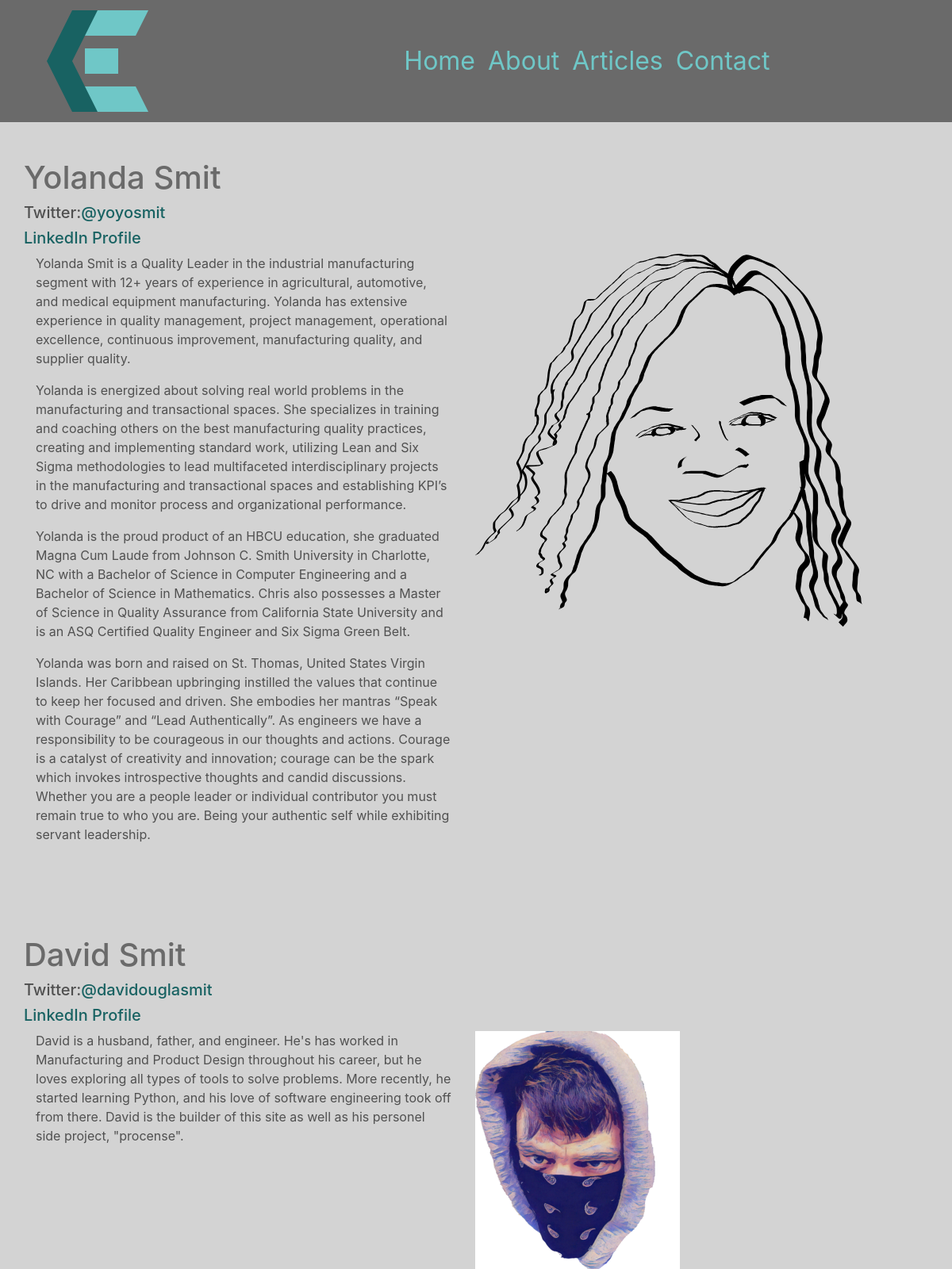
/about, run on the app's committed database.
### chrissmit/services/db_models.py (models this page shows, shortened)
class User(db.Model, UserMixin):
    id = db.Column(db.Integer, primary_key=True, )
    linkedin = db.Column(db.String(100),)
    full_name = db.Column(db.String(45), unique=False, nullable=False,)
    twitter_handle = db.Column(db.String(20), unique=True, nullable=False,)
    email = db.Column(db.String(120), unique=True, nullable=False, )
    image_file = db.Column(db.String(20), nullable=False, default='default.svg', )
    password = db.Column(db.String(60), nullable=False, )
    articles = db.relationship('Article', backref='author', lazy=True)
    content = db.Column(db.Text, nullable=False)

### chrissmit/views/navigation_views.py (the view)
@blueprint.route('/about')
def about():
    last_four = article.get_last(4)
    authors = profile.get_all()
    return render_template(
        template_name_or_list='navigation/about.html',
        recent_articles=last_four,
        authors=authors,
        )

### chrissmit/services/article.py (called while the page is built)
def get_last(number=4, desc=True):
    if desc:
        return Article.query.filter_by(is_released=True).order_by(Article.posted.desc()).limit(number).all()
    return Article.query.filter_by(is_released=True).limit(number).all()

### chrissmit/services/profile.py (called while the page is built)
def get_all():
    return User.query.all()

### chrissmit/templates/navigation/about.html (shortened to what this page needs)
{% extends "shared/_layout.html" %}
{% block main_content %}
    {% if authors %}
        {% for author in authors %}
            <div class="main_content row">
                <h1>{{ author.full_name }}</h1>
            </div>
            <div class="row">
                <h5>Twitter:<a href="https://www.twitter.com/{{ author.twitter_handle }}">{{ author.twitter_handle }}</a></h5>
            </div>
            <div class="row">
                <h5><a href="{{ author.linkedin }}">LinkedIn Profile</a></h5>
            </div>
            <div class="row">
                <div class="col-lg-7">
                    {% for paragraph in author.content.split('</p>') %}
                        <p >
                            {{ paragraph }}
                        </p>
                    {% endfor %}
                </div>
                <div class="col-lg-4">
                   <img src="{{ '/static/img/authors/'+ author.image_file }}" alt="">
                </div>
            </div>
        {% endfor %}
    {%  endif %}
{% endblock %}

### chrissmit/static/css/site.css (style rules this page uses)
html { background-color: lightgray; }
body { background-color: lightgray; }
.main_content { margin-top: 100px; color: rgba(80,80,80,1); background-color: lightgray; border: 2px height: 100%; }
h1 { color: rgba(80,80,80,0.80); }
a { color: #186262; }

### data on the page
User: full_name "Yolanda Smit", twitter_handle "@yoyosmit", paragraph "Yolanda Smit is a Quality Leader in the industrial manufacturing segment with 12+ years of experience in agricultural, automotive, and medical equipment manufacturing. Yolanda has extensive experience in quality management, project management, operational excellence, continuous improvement, manufacturing quality, and supplier quality." "Yolanda is energized about solving real world problems in the manufacturing and transactional spaces. She specializes in training and coaching others on the best manufacturing quality practices, creating and implementing standard work, utilizing Lean and Six Sigma methodologies to lead multifaceted interdisciplinary projects in the manufacturing and transactional spaces and establishing KPI’s to drive and monitor process and organizational performance." "Yolanda is the proud product of an HBCU education, she graduated Magna Cum Laude from Johnson C. Smith University in Charlotte, NC with a Bachelor of Science in Computer Engineering and a Bachelor of Science in Mathematics. Chris also possesses a Master of Science in Quality Assurance from California State University and is an ASQ Certified Quality Engineer and Six Sigma Green Belt." "Yolanda was born and raised on St. Thomas, United States Virgin Islands. Her Caribbean upbringing instilled the values that continue to keep her focused and driven. She embodies her mantras “Speak with Courage” and “Lead Authentically”. As engineers we have a responsibility to be courageous in our thoughts and actions. Courage is a catalyst of creativity and innovation; courage can be the spark which invokes introspective thoughts and candid discussions. Whether you are a people leader or individual contributor you must remain true to who you are. Being your authentic self while exhibiting servant leadership.", image_file (picture)
User: full_name "David Smit", twitter_handle "@davidouglasmit", content "David is a husband, father, and engineer. He's has worked in Manufacturing and Product Design throughout his career, but he loves exploring all types of tools to solve problems. More recently, he started learning Python, and his love of software engineering took off from there. David is the builder of this site as well as his personel side project, \"procense\".", image_file (picture)
